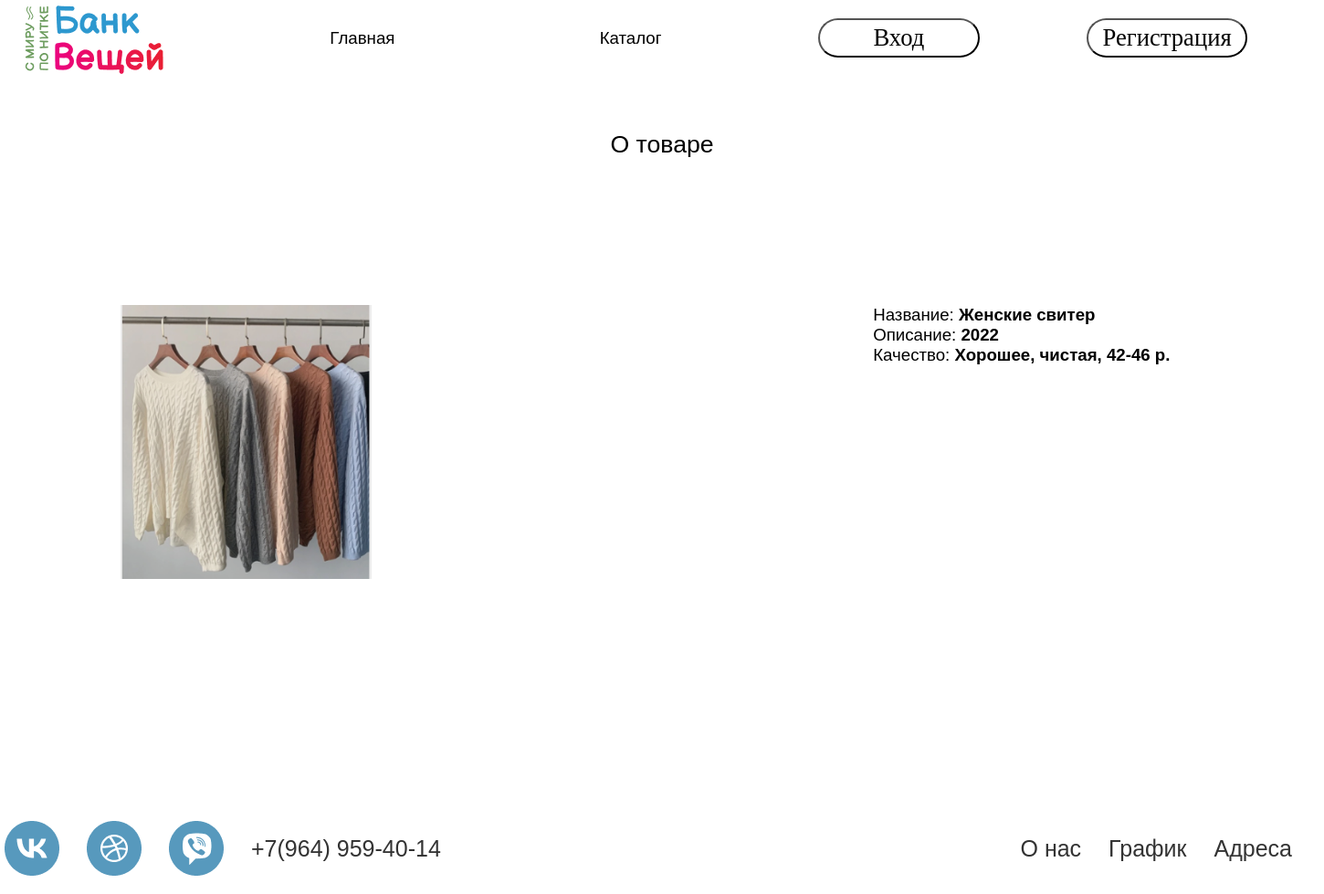
The app's page /product.php?id=3 with its own data.
### tables this page shows
CREATE TABLE `products` (
  `product_id` int(11) NOT NULL,
  `name` varchar(256) NOT NULL,
  `price` int(11) NOT NULL,
  `country` varchar(256) NOT NULL,
  `year` int(11) NOT NULL,
  `model` varchar(256) NOT NULL,
  `count` int(11) NOT NULL,
  `path` varchar(256) NOT NULL,
  `created_at` timestamp NOT NULL DEFAULT CURRENT_TIMESTAMP
);

### product.php (the view, shortened to what this page needs)
<?php
	include "connect.php";
	$id = (isset($_GET["id"])) ? $_GET["id"] : 0;
	$sql = "SELECT * FROM `products` WHERE `count` > 0 AND `product_id`=". $id;
	if(!$result = $connect->query($sql))
		return die ("Ошибка получения данных: ". $connect->error);
	if(!$product = $result->fetch_assoc())
		return header("Location:index.php?message=Товар отсутствует");
	include "header.php";
?>
	<main>
		<div class="content">
		<div class="section__header">
		<div class="head" style="margin-bottom: 20px">О товаре</div>
            </div>
			<div class="head"></div>
			<div class="product wrap">
				<div class="image">
					<img src="<?= $product["path"] ?>" alt="">
				</div>
				<div class="text">
					<p>Название: <b><?= $product["name"] ?></b></p>
					<p>Описание: <b><?= $product["year"] ?></b></p>
					<p>Качество: <b><?= $product["model"] ?></b></p>
					<BR><BR><BR><BR>
				</div>
			</div>
		</div>
	</main>
	<footer>
    <div id="kontakt" class="footer">
        <div class="main_foot">
             <div class="socials">
               <img src="assets/img/socials.png" alt="">
               <img src="assets/img/socials (1).png" alt="">
               <img src="assets/img/socials (2).png" alt="">
               <p>+7(964) 959-40-14</p>
             </div>
             <div class="foot_item">
               <a href="" id="Onas">О нас</a>
               <a href="" id="grafik">График</a>
               <a href="" id="adres">Адреса</a>
             </div>
         </div>
     </div>
</footer
		<body>

### assets/css/style.css (style rules this page uses)
* { margin: 0; padding: 0; box-sizing: border-box; }
body { background-color: #ffffff; font-family: 'Bellota', sans-serif; font-size: 14pt; }
h1,h2,h3,h4,p { text-align: left; width: 100%; }
a { color: black; cursor:pointer; text-decoration: none; }
img { object-fit: cover; }
* { box-sizing:border-box }
div.content { max-width: 1440px; margin: 0 auto; padding: 0 20px; }
div.head { padding: 20px 0; margin: 40px 0 30px; font-size: 20pt; text-align: center; }
div.wrap { padding: 20px; margin: 0 auto; border-radius: 5px; background-color: white; }
.section__header { width: 100%; max-width: 950px; margin: 0 auto 50px; text-align: center; }
main { min-height: calc(100vh - 400px); }
main div.product { display: flex; flex-wrap: wrap; justify-content: space-between; }
main div.product > div { width: 33%; flex-shrink: 0; }
main div.product div.image { text-align: center; }
main div.product img { height: 300px; }
footer { margin-top: 40px; background-color: white; padding-top: 5px; padding-bottom: 5px; }
.footer { background-color: #f8f8f8; margin-top: 140px; }

### records on screen
products: path (picture), name "Женские свитер", year "2022", model "Хорошее, чистая, 42-46 р."
